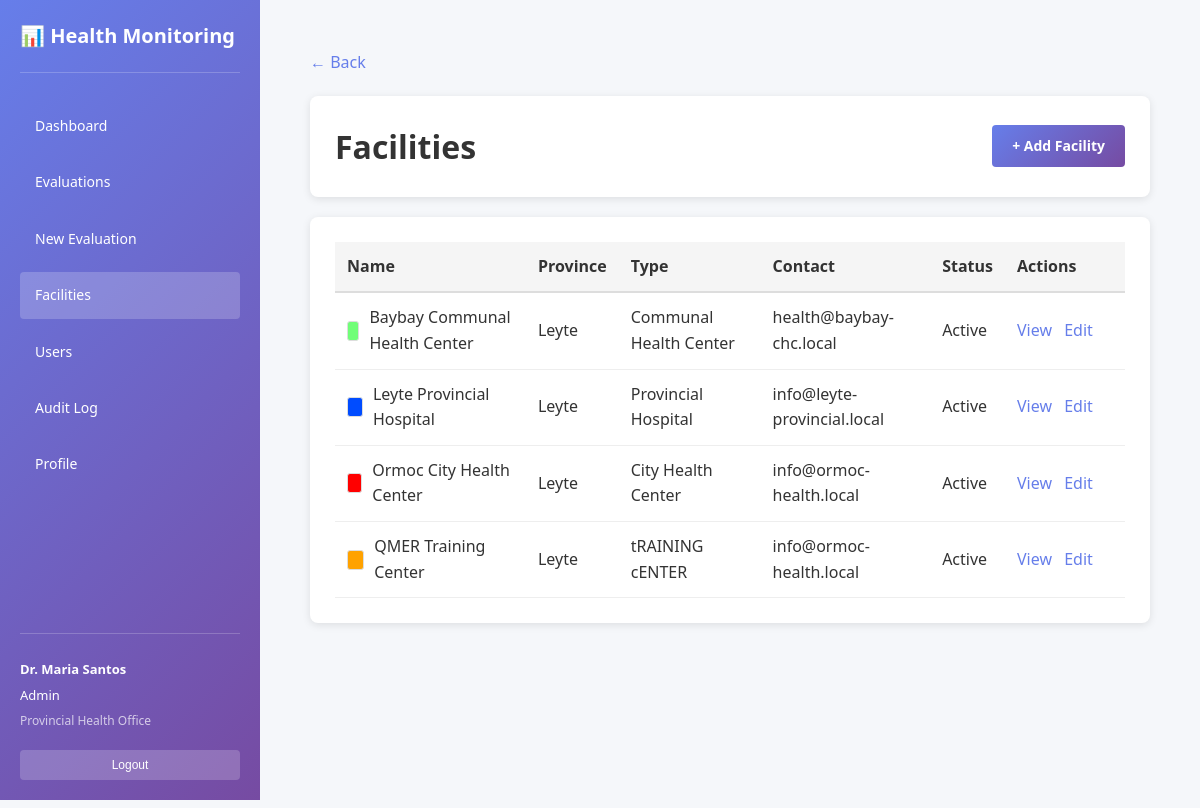
The page /facilities.php (signed in) on the database its author committed.
### tables this page shows
CREATE TABLE `facilities` (
  `id` int(11) NOT NULL,
  `name` varchar(255) NOT NULL,
  `facility_type` varchar(100) DEFAULT NULL,
  `province` varchar(100) DEFAULT NULL,
  `municipality` varchar(100) DEFAULT NULL,
  `address` text DEFAULT NULL,
  `contact_person` varchar(255) DEFAULT NULL,
  `contact_email` varchar(255) DEFAULT NULL,
  `contact_phone` varchar(20) DEFAULT NULL,
  `is_active` tinyint(1) DEFAULT 1,
  `created_at` timestamp NOT NULL DEFAULT current_timestamp(),
  `updated_at` timestamp NOT NULL DEFAULT current_timestamp() ON UPDATE current_timestamp(),
  `creator` int(11) DEFAULT NULL,
  `editor` int(11) DEFAULT NULL,
  `color_legend` text DEFAULT NULL
);

### config/BaseConfig.php (called while the page is built, shortened)
<?php
function asset($path = '') {
    return (BASE_PATH ?: '') . '/' . ltrim($path, '/');
}

### config/FacilityManager.php (called while the page is built, shortened)
<?php
class FacilityManager {
    private $db;
    private $table = 'facilities';
    public function __construct($db) {
        $this->db = $db;
    }
    public function getAllFacilitiesForAdmin() {
        try {
            $query = "SELECT * FROM " . $this->table . " ORDER BY name ASC";
            $stmt = $this->db->prepare($query);
            $stmt->execute();
            return $stmt->fetchAll();
        } catch (PDOException $e) {
            error_log("Get Facilities Error: " . $e->getMessage());
            return [];
        }
    }
}
?>

### facilities.php (the view, shortened to what this page needs)
<?php
require_once __DIR__ . '/config/BaseConfig.php';
$user = $_SESSION;
$current_role = $user['role'] ?? 'viewer';
$can_edit = in_array($current_role, ['admin', 'input']);
require_once 'config/FacilityManager.php';
try {
    $database = new Database();
    $db = $database->connect();
    $facility_manager = new FacilityManager($db);
    if ($current_role === 'admin') {
        $facilities = $facility_manager->getAllFacilitiesForAdmin();
    } else {
        $facilities = $facility_manager->getFacilitiesForUser($user['user_id'], $user['facility_names'] ?? ($user['facility_name'] ?? null));
    }
} catch (Exception $e) {
    $facilities = [];
}
?>
<!DOCTYPE html>
<html lang="en">
<head>
    <link rel="stylesheet" href="<?php echo asset('css/styles.css'); ?>">
</head>
<body>
    <div class="dashboard-container">
        <?php include __DIR__ . '/includes/sidebar.php'; ?>
        <div class="main-content">
            <div class="container">
                <a class="back-link" href="dashboard.php">← Back</a>
        <div class="header">
            <h1>Facilities</h1>
            <?php if ($can_edit): ?>
                <a href="add-facility.php" class="btn" style="text-decoration:none;color:white;display:inline-block;">+ Add Facility</a>
            <?php endif; ?>
        </div>
        <div class="section">
            <table>
                <thead>
                    <tr>
                        <th>Name</th>
                        <th>Province</th>
                        <th>Type</th>
                        <th>Contact</th>
                        <th>Status</th>
                        <th style="width:120px;">Actions</th>
                    </tr>
                </thead>
                <tbody>
                    <?php foreach ($facilities as $facility): ?>
                        <tr>
                            <td>
                                <div style="display: flex; align-items: center; gap: 10px;">
                                    <div style="width: 20px; height: 20px; background: <?php echo htmlspecialchars($facility['color_legend'] ?? '#2e7d32'); ?>; border-radius: 3px; border: 1px solid #ddd;"></div>
                                    <span><?php echo htmlspecialchars($facility['name']); ?></span>
                                </div>
                            </td>
                            <td><?php echo htmlspecialchars($facility['province'] ?? '-'); ?></td>
                            <td><?php echo htmlspecialchars($facility['facility_type'] ?? '-'); ?></td>
                            <td><?php echo htmlspecialchars($facility['contact_email'] ?? '-'); ?></td>
                            <td><?php echo $facility['is_active'] ? 'Active' : 'Inactive'; ?></td>
                            <td>
                                <a href="view-facility.php?id=<?php echo (int)$facility['id']; ?>" style="color:#667eea;text-decoration:none;margin-right:8px;">View</a>
                                <?php if ($can_edit): ?>
                                    <a href="edit-facility.php?id=<?php echo (int)$facility['id']; ?>" style="color:#667eea;text-decoration:none;">Edit</a>
                                <?php endif; ?>
                            </td>
                        </tr>
                    <?php endforeach; ?>
                </tbody>
            </table>
            </div>
        </div>
    </div>
</body>
</html>

### css/styles.css (style rules this page uses)
:root { --primary-color: #667eea; --primary-gradient: linear-gradient(135deg, #667eea 0%, #764ba2 100%); --secondary-color: #764ba2; --text-color: #333; --text-light: #666; --text-lighter: #999; --border-color: #ddd; --border-light: #eee; --bg-light: #f5f5f5; --bg-lighter: #f9f9f9; --bg-page: #f5f7fa; --success-color: #4caf50; --error-color: #f44336; --warning-color: #ff9800; --info-color: #2196f3; }
* { margin: 0; padding: 0; box-sizing: border-box; }
html { scroll-behavior: smooth; }
body { font-family: 'Segoe UI', Tahoma, Geneva, Verdana, sans-serif; color: var(--text-color); background: var(--bg-page); line-height: 1.6; }
h1, h2, h3, h4, h5, h6 { font-weight: 600; margin-bottom: 0.5em; }
h1 { font-size: 32px; }
a { color: var(--primary-color); text-decoration: none; transition: color 0.2s; }
.btn { display: inline-block; padding: 10px 20px; border: none; border-radius: 4px; cursor: pointer; font-size: 14px; font-weight: 600; transition: all 0.3s; text-decoration: none; text-align: center; }
table { width: 100%; border-collapse: collapse; }
th { background: var(--bg-light); padding: 12px; text-align: left; font-weight: 600; border-bottom: 2px solid var(--border-color); }
td { padding: 12px; border-bottom: 1px solid var(--border-light); }
.dashboard-container { display: flex; min-height: 100vh; }
.main-content { margin-left: 260px; width: 100%; min-height: 100vh; padding: 30px 30px 30px 30px; background: var(--bg-page); }

### facilities.php (style rules this page uses)
body { font-family: 'Segoe UI', sans-serif; background: #f5f7fa; padding: 20px; }
.container { max-width: 1000px; margin: 0 auto; }
.header { background: white; padding: 25px; border-radius: 8px; margin-bottom: 20px; box-shadow: 0 2px 8px rgba(0,0,0,0.1); display: flex; justify-content: space-between; align-items: center; }
.header h1 { margin: 0; color: #333; }
.btn { padding: 10px 20px; background: linear-gradient(135deg, #667eea, #764ba2); color: white; border: none; border-radius: 4px; cursor: pointer; }
.section { background: white; padding: 25px; border-radius: 8px; box-shadow: 0 2px 8px rgba(0,0,0,0.1); }
table { width: 100%; border-collapse: collapse; }
th { background: #f5f5f5; padding: 12px; text-align: left; font-weight: 600; border-bottom: 2px solid #ddd; }
td { padding: 12px; border-bottom: 1px solid #eee; }
.back-link { color: #667eea; text-decoration: none; display: inline-block; margin-bottom: 20px; }

### rows shown on the page
facilities: name "Baybay Communal Health Center", province "Leyte", facility_type "Communal Health Center", contact_email "health@baybay-chc.local", is_active "Active"
facilities: name "Leyte Provincial Hospital", province "Leyte", facility_type "Provincial Hospital", contact_email "info@leyte-provincial.local", is_active "Active"
facilities: name "Ormoc City Health Center", province "Leyte", facility_type "City Health Center", contact_email "info@ormoc-health.local", is_active "Active"
facilities: name "QMER Training Center", province "Leyte", facility_type "tRAINING cENTER", contact_email "info@ormoc-health.local", is_active "Active"

### other values the page prints
$nav['label'] "Dashboard"
$nav['label'] "Evaluations"
$nav['label'] "New Evaluation"
$nav['label'] "Facilities"
$nav['label'] "Users"
$nav['label'] "Audit Log"
$nav['label'] "Profile"
$user['full_name'] "Dr. Maria Santos"
$current_role "Admin"
